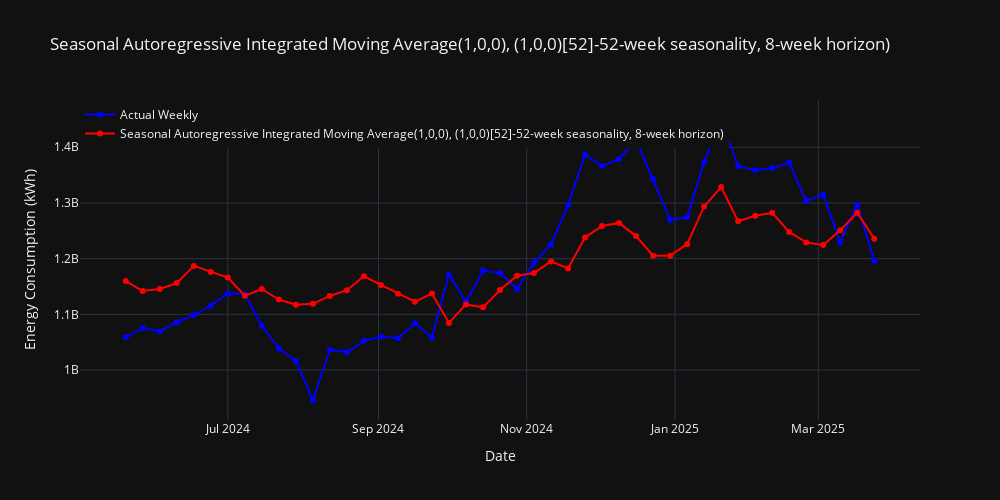

Source (notebook cell):
### Markdown cell above
8 week horizon

### Code cell
# Ensure consistent lengths
min_len = min(len(time_index), len(energy_consumption_data))
time_index = time_index[:min_len]
energy_consumption_data = energy_consumption_data[:min_len]

# --- Convert to Darts TimeSeries (WEEKLY) ---
series = TimeSeries.from_times_and_values(
    pd.DatetimeIndex(time_index),
    energy_consumption_data,
    fill_missing_dates=True,
)
#model = SARIMAX(energy_consumption_data, order=(2, 1, 0), seasonal_order=(1, 1, 1, 52))
# --- Fit ARIMA and Multi-Step Forecast (Horizon = 8 weeks) ---
model = ARIMA(1, 0, 0, seasonal_order=(1,0,0,52))  # ARIMA(1,0,1) with yearly seasonality
horizon = 8             # forecast 8 steps ahead
forecast = model.historical_forecasts(
    series=series,
    start=len(series) - 52,  # start 1 year before end
    forecast_horizon=horizon,
    stride=1,
    retrain=True,
    train_length=104,        # train on 2 years
    last_points_only=True    # return only the final forecast point
)

# --- Align actual values ---
actual = series.slice(forecast.start_time(), forecast.end_time())

# Convert to Pandas
actual_df = actual.to_series().to_frame(name="Actual")
forecast_df = forecast.to_series().to_frame(name="Forecast")

# --- Plot with Plotly ---
fig = go.Figure()

# Actual values
fig.add_trace(go.Scatter(
    x=actual_df.index,
    y=actual_df["Actual"],
    mode='lines+markers',
    name='Actual Weekly',
    line=dict(color='blue')
))

# Forecast values
fig.add_trace(go.Scatter(
    x=forecast_df.index,
    y=forecast_df["Forecast"],
    mode='lines+markers',
    name='Seasonal Autoregressive Integrated Moving Average(1,0,0), (1,0,0)[52]-52-week seasonality, 8-week horizon)',
    line=dict(color='red')
))

# Layout
fig.update_layout(
    title="Seasonal Autoregressive Integrated Moving Average(1,0,0), (1,0,0)[52]-52-week seasonality, 8-week horizon)",
    xaxis_title="Date",
    yaxis_title="Energy Consumption (kWh)",
    legend=dict(x=0, y=1),
    template="plotly_dark",
    width=1000,
    height=500
)

# Show plot
fig.show()

# --- Save JSON for Next.js ---
pio.write_json(
    fig,
    "/Users/omarabdesslem/Documents/Projects/Thesis-Website/public/SARIMA/SARIMA_data.json",
    pretty=True
)

# --- Evaluate and save MAPE ---
if len(actual) == len(forecast):
    mape_score = mape(actual, forecast)
    print(f"MAPE (Weekly, 8-week Horizon): {mape_score:.2f}%")

    with open("/Users/omarabdesslem/Documents/Projects/Thesis-Website/public/SARIMA/sarima_mape.txt", "w") as f:
        f.write(f"{mape_score:.2f}")
else:
    print("Forecast and actual series do not match in length.")

### Figure 1 — Plotly figure (JSON) as saved in the notebook; plotly's stock layout.template omitted (floating-point values rounded to 4 significant figures)
{"data": [{"line": {"color": "blue"}, "mode": "lines+markers", "name": "Actual Weekly", "type": "scatter", "x": ["2024-05-20T00:00:00", "2024-05-27T00:00:00", "2024-06-03T00:00:00", "2024-06-10T00:00:00", "2024-06-17T00:00:00", "2024-06-24T00:00:00", "2024-07-01T00:00:00", "2024-07-08T00:00:00", "2024-07-15T00:00:00", "2024-07-22T00:00:00", "2024-07-29T00:00:00", "2024-08-05T00:00:00", "2024-08-12T00:00:00", "2024-08-19T00:00:00", "2024-08-26T00:00:00", "2024-09-02T00:00:00", "2024-09-09T00:00:00", "2024-09-16T00:00:00", "2024-09-23T00:00:00", "2024-09-30T00:00:00", "2024-10-07T00:00:00", "2024-10-14T00:00:00", "2024-10-21T00:00:00", "2024-10-28T00:00:00", "2024-11-04T00:00:00", "2024-11-11T00:00:00", "2024-11-18T00:00:00", "2024-11-25T00:00:00", "2024-12-02T00:00:00", "2024-12-09T00:00:00", "2024-12-16T00:00:00", "2024-12-23T00:00:00", "2024-12-30T00:00:00", "2025-01-06T00:00:00", "2025-01-13T00:00:00", "2025-01-20T00:00:00", "2025-01-27T00:00:00", "2025-02-03T00:00:00", "2025-02-10T00:00:00", "2025-02-17T00:00:00", "2025-02-24T00:00:00", "2025-03-03T00:00:00", "2025-03-10T00:00:00", "2025-03-17T00:00:00", "2025-03-24T00:00:00"], "y": [1059000000.0, 1076000000.0, 1069000000.0, 1086000000.0, 1099000000.0, 1116000000.0, 1138000000.0, 1136000000.0, 1080000000.0, 1039000000.0, 1016000000.0, 945700000.0, 1036000000.0, 1032000000.0, 1052000000.0, 1060000000.0, 1057000000.0, 1084000000.0, 1058000000.0, 1172000000.0, 1122000000.0, 1179000000.0, 1174000000.0, 1145000000.0, 1193000000.0, 1225000000.0, 1296000000.0, 1387000000.0, 1366000000.0, 1379000000.0, 1413000000.0, 1342000000.0, 1270000000.0, 1275000000.0, 1374000000.0, 1449000000.0, 1366000000.0, 1359000000.0, 1362000000.0, 1372000000.0, 1304000000.0, 1315000000.0, 1229000000.0, 1297000000.0, 1196000000.0]}, {"line": {"color": "red"}, "mode": "lines+markers", "name": "Seasonal Autoregressive Integrated Moving Average(1,0,0), (1,0,0)[52]-52-week seasonality, 8-week horizon)", "type": "scatter", "x": ["2024-05-20T00:00:00", "2024-05-27T00:00:00", "2024-06-03T00:00:00", "2024-06-10T00:00:00", "2024-06-17T00:00:00", "2024-06-24T00:00:00", "2024-07-01T00:00:00", "2024-07-08T00:00:00", "2024-07-15T00:00:00", "2024-07-22T00:00:00", "2024-07-29T00:00:00", "2024-08-05T00:00:00", "2024-08-12T00:00:00", "2024-08-19T00:00:00", "2024-08-26T00:00:00", "2024-09-02T00:00:00", "2024-09-09T00:00:00", "2024-09-16T00:00:00", "2024-09-23T00:00:00", "2024-09-30T00:00:00", "2024-10-07T00:00:00", "2024-10-14T00:00:00", "2024-10-21T00:00:00", "2024-10-28T00:00:00", "2024-11-04T00:00:00", "2024-11-11T00:00:00", "2024-11-18T00:00:00", "2024-11-25T00:00:00", "2024-12-02T00:00:00", "2024-12-09T00:00:00", "2024-12-16T00:00:00", "2024-12-23T00:00:00", "2024-12-30T00:00:00", "2025-01-06T00:00:00", "2025-01-13T00:00:00", "2025-01-20T00:00:00", "2025-01-27T00:00:00", "2025-02-03T00:00:00", "2025-02-10T00:00:00", "2025-02-17T00:00:00", "2025-02-24T00:00:00", "2025-03-03T00:00:00", "2025-03-10T00:00:00", "2025-03-17T00:00:00", "2025-03-24T00:00:00"], "y": [1160000000.0, 1142000000.0, 1145000000.0, 1156000000.0, 1187000000.0, 1176000000.0, 1166000000.0, 1133000000.0, 1145000000.0, 1127000000.0, 1117000000.0, 1119000000.0, 1133000000.0, 1143000000.0, 1168000000.0, 1153000000.0, 1137000000.0, 1123000000.0, 1137000000.0, 1085000000.0, 1118000000.0, 1113000000.0, 1144000000.0, 1169000000.0, 1174000000.0, 1195000000.0, 1182000000.0, 1238000000.0, 1259000000.0, 1264000000.0, 1241000000.0, 1205000000.0, 1205000000.0, 1226000000.0, 1294000000.0, 1329000000.0, 1267000000.0, 1277000000.0, 1282000000.0, 1248000000.0, 1229000000.0, 1224000000.0, 1251000000.0, 1283000000.0, 1236000000.0]}], "layout": {"height": 500, "legend": {"x": 0, "y": 1}, "title": {"text": "Seasonal Autoregressive Integrated Moving Average(1,0,0), (1,0,0)[52]-52-week seasonality, 8-week horizon)"}, "width": 1000, "xaxis": {"title": {"text": "Date"}}, "yaxis": {"title": {"text": "Energy Consumption (kWh)"}}}}
